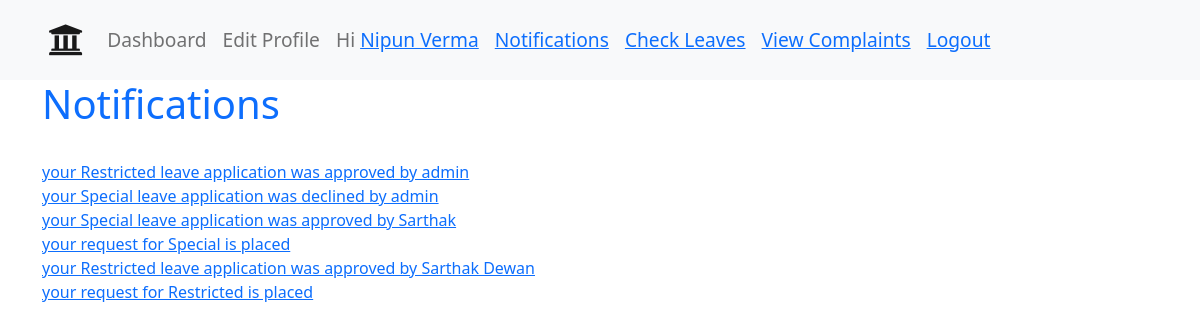
Page /profile/notifications/ (signed in) on the earlier database version.
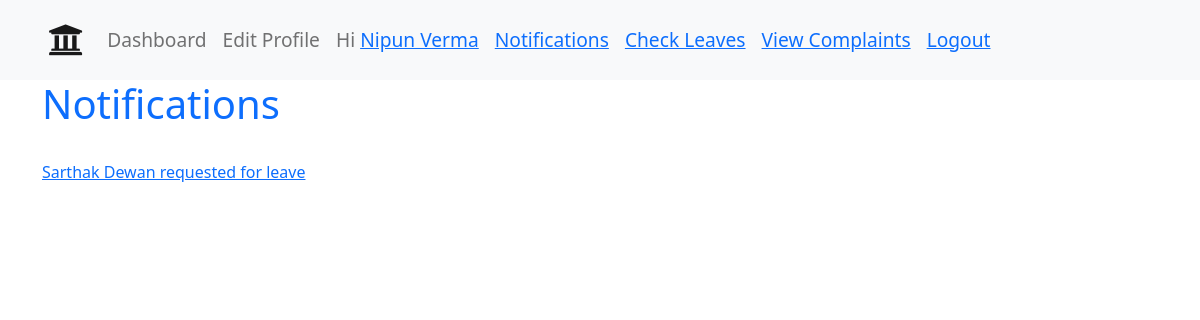
Same page on the later database version.
### main/models.py (models this page shows, shortened)
class Notification(models.Model):
    sender = models.ForeignKey(Staff, blank=False, on_delete=CASCADE)
    reciever = models.CharField(max_length=255, blank=False)
    isActive = models.BooleanField(default=True)
    time = models.DateTimeField(auto_now_add=True)
    message = models.TextField()
    notification_type = models.CharField(max_length=20, choices=NOTIFICATION_FIELDS, default='LEAVE')
    taskId = models.CharField(max_length=100, blank=True, null=True, default=None)

### main/views.py (the view)
# urls.py: path('profile/notifications/', views.notifications, name='notification'),
@login_required
def notifications(request):
	staff = Staff.objects.get(email=request.user.email)
	designation = staff.designation.designation
	notifications=[]
	if designation == 'Lab Technician':
		notification = Notification.objects.filter(notification_type='TECH').order_by('-time').all()
		notifications.extend(notification)
	receiver=str(staff.id) +' '+staff.name
	notification = Notification.objects.filter(reciever=receiver).order_by('-time').all()
	notifications.extend(notification)
	if request.user.is_staff:
		notification=Notification.objects.filter(reciever='admin').order_by('-time').all()
		notifications.extend(notification)
	return render(request, "notifications.html", {"notifications": notifications, "staff":staff})

### templates/notifications.html
{% extends 'base.html' %}
{% load static %}
{% block body %}
{% include 'navbar.html' with user=user %}
<div class="container">
    <div class="text-primary">
        <h1> Notifications </h1>
    </div>
    <br>
    {% for notification in notifications %}
        {% if notification %}
            <a href="{% url 'main:handleNotification' pk=notification.id %}">
                {{notification.message}}
            </a>
            <br>
        {% else %}
            <h3>No new notificatoins !!</h3>
        {% endif %}
    {% endfor %}
</div>
{% endblock body %}

### templates/base.html (shortened to what this page needs)
{% load static %}
<html lang="en">
<head>
    <link rel="stylesheet" href="https://cdn.jsdelivr.net/npm/bootstrap@5.1.3/dist/css/bootstrap.min.css">
    <link rel="stylesheet" href="https://pro.fontawesome.com/releases/v5.10.0/css/all.css"/>
    <link rel="stylesheet" href="{% static 'styles/base.css' %}">
</head>
<body>
    {% block body %}{% endblock %}
</body>
</html>

### templates/navbar.html (shortened to what this page needs)
{% extends "base.html" %}
{% block body %}
<nav class="navbar navbar-expand-lg navbar-light bg-light">
    <a class="navbar-brand" href="{% url 'main:home' %}"><i class="fas fa-university"></i></a>
    <div class="collapse navbar-collapse" id="navbarNav">
      <ul class="navbar-nav">
        <li class="nav-item">
          <a class="nav-link nav_text" href="{% url 'main:home' %}">Dashboard</a>
        </li>
        <li class="nav-item">
          <a class="nav-link nav_text" href="#">Edit Profile</a>
        </li>
        {% if user.is_authenticated %}
          <li class="nav-link nav_text">
            Hi <a href="/"> {{ user.username }} </a>
          </li>
          <li class="nav-link nav_text">
            <a href="{% url 'main:notification' %}"> Notifications</a>
          </li>
          <li class="nav-link nav_text">
            <a href="{% url 'main:userLeaves' %}"> Check Leaves</a>
          </li>
          <li class="nav-link nav_text">
              <a href = "{% url 'main:viewcomplaints' %}">View Complaints</a>
          </li>
          <li class="nav-link nav_text"><a href="{% url 'main:logout' %}">Logout</a></li>
        {% else %}
          <li class="nav-link nav_text"><a href="{% url 'main:login' %}">Login</a></li>
        {% endif %}
      </ul>
    </div>
</nav>
  {% endblock %}

### static/styles/base.css (style rules this page uses)
.navbar { padding: 0 3rem; height: 80px; }
.fa-university { font-size: 2.2rem; }
.nav_text { font-size: 1.2rem; }

Differences in the rows shown:
removed Notification: message "your Restricted leave application was approved by admin"
removed Notification: message "your Special leave application was declined by admin"
removed Notification: message "your Special leave application was approved by Sarthak"
removed Notification: message "your request for Special is placed"
removed Notification: message "your Restricted leave application was approved by Sarthak Dewan"
removed Notification: message "your request for Restricted is placed"
added Notification: message "Sarthak Dewan requested for leave"
